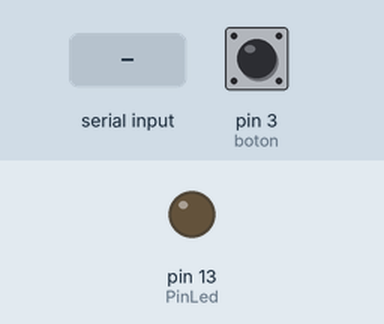
Simulated run of this sketch. Board: Arduino Uno, built with avr-gcc and run on an emulated ATmega328P. Shown: output pins drawn as LEDs (lit = HIGH). Inputs (shaded band) come from the test bench; at power-on: pin 3 (boton) HIGH. What the sketch prints to the serial monitor is not drawn.

Above: at 1.2 s.
1.3 s: "1\n" received over Serial
At 2.5 s:
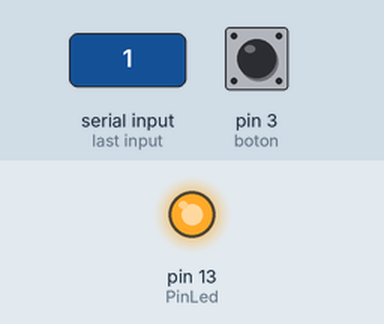
2.8 s: "0\n" received over Serial
At 3.4 s:
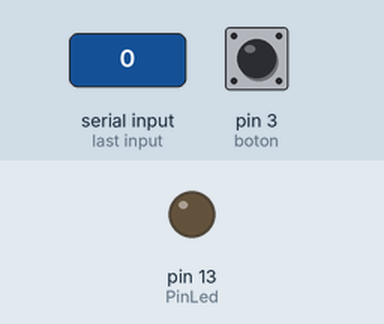
Timing chart, 0 to 5.8 s (numbered marks = the images above; inputs shaded):
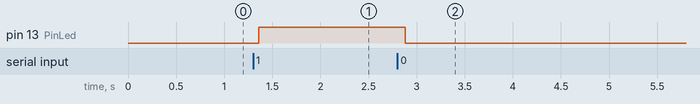

Measured:
- after the input at 1.3 s, pin 13 (PinLed): LOW → HIGH after 0.06 s
- after the input at 2.8 s, pin 13 (PinLed): HIGH → LOW after 0.08 s

The sketch:

Bluetooth_Antirebote_5seg_LedOnOff.ino
```cpp
String inputString = "";         // a string to hold incoming data
boolean stringComplete = false;  // whether the string is complete
int PinLed=13;
int comandos=0;
int TiempoEnmascarado=30;

const int boton= 3;            // boton conectado al pin 4
const int tiempoAntirebote =10;

int cuenta =0;          //Guarda el numero de veces que el boton ha sido presionado
int estadoBoton;
int estadoBotonAnterior;

/*Función antirebote*/
boolean antirebote  (int pin ) {
  int  contador =0;
  boolean estado;            // guarda el estado del boton
  boolean estadoAnterior;    // guarda el ultimo estado del boton

  do {
    estado = digitalRead (pin);
    if (estado != estadoAnterior ){  // comparamos el estado actual
      contador = 0;                   // reiniciamos el contador
      estadoAnterior = estado;
    }
    else{
      contador = contador +1;       // aumentamos el contador en 1
    }
    delay (1);
  }
  while (contador < tiempoAntirebote);
  return estado;
}

void serialEvent() {
  while (Serial.available()) {
    // get the new byte:
    char inChar = (char)Serial.read();
    // add it to the inputString:
    inputString += inChar;
    // if the incoming character is a newline, set a flag
    // so the main loop can do something about it:
    if (inChar == '\n') {
      stringComplete = true;
    }
  }
}

void setup (){
  Serial.begin(9600);   //Iniciamos la comunicacion serial
  pinMode(boton,INPUT); //declaramos el boton como entrada
  pinMode(PinLed,OUTPUT);


  inputString.reserve(100);
}

void loop () {
  estadoBoton =digitalRead (boton);              //leemos el estado del boton
  if ((estadoBoton  != estadoBotonAnterior)||(estadoBoton==1)) {     //si hay cambio con respeto al estado
    if (antirebote (boton)){
         Serial.write ("2\r\n");         //checamos  si esta preionado y si lo esta
        //  cuenta++;
          delay(TiempoEnmascarado);
         //aumentamos la cuenta

    }
  }

  estadoBotonAnterior = estadoBoton;      // guardamos el estado del boton
  // Aca agrego la parte de datos seriales
   if (stringComplete) {
   // Serial.println(inputString);

    if(inputString=="0\n"){
   //  Serial.println("llego un 0");
      digitalWrite(PinLed,LOW);
    Serial.write ("0\r\n");         //checamos  si esta preionado y si lo esta

    }else{if(inputString=="1\n"){
        digitalWrite(PinLed,HIGH);
    Serial.write ("1\r\n");         //checamos  si esta preionado y si lo esta

    }}


   // clear the string:
    inputString = "";
    stringComplete = false;
  }


}
```
